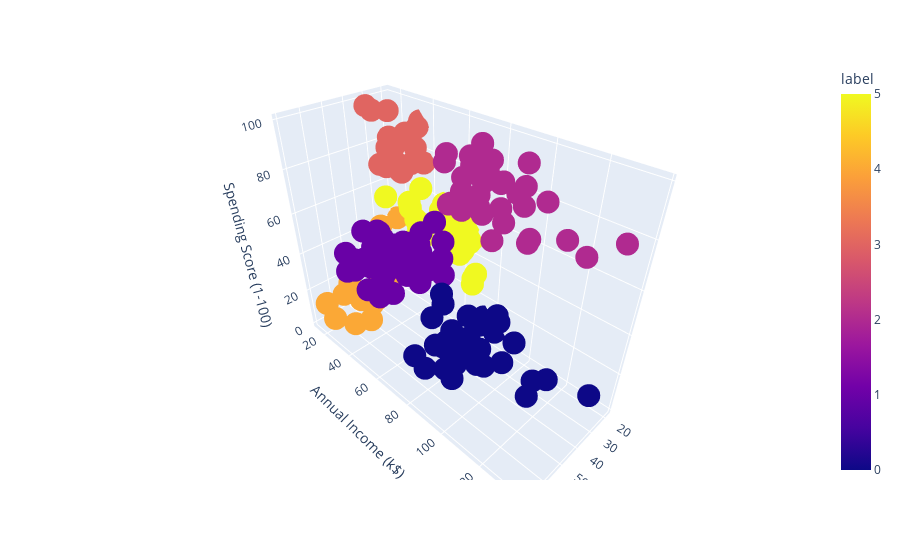

The cell this chart's notebook holds for it:
### Code cell
fig = px.scatter_3d(df,x='Age', y='Annual Income (k$)', z='Spending Score (1-100)',color='label')
fig.show()

### Figure 1 — Plotly figure (JSON) as saved in the notebook; plotly's stock layout.template omitted (floating-point values rounded to 4 significant figures; data arrays with more than 128 entries replaced by an {"elided": "..."} marker saying what was removed)
{"data": [{"hovertemplate": "Age=%{x}<br>Annual Income (k$)=%{y}<br>Spending Score (1-100)=%{z}<br>label=%{marker.color}<extra></extra>", "legendgroup": "", "marker": {"color": {"elided": "200 int values"}, "coloraxis": "coloraxis", "symbol": "circle"}, "mode": "markers", "name": "", "scene": "scene", "showlegend": false, "type": "scatter3d", "x": {"elided": "200 int values"}, "y": {"elided": "200 int values"}, "z": {"elided": "200 int values"}}], "layout": {"coloraxis": {"colorbar": {"title": {"text": "label"}}, "colorscale": [[0, "#0d0887"], [0.1111, "#46039f"], [0.2222, "#7201a8"], [0.3333, "#9c179e"], [0.4444, "#bd3786"], [0.5556, "#d8576b"], [0.6667, "#ed7953"], [0.7778, "#fb9f3a"], [0.8889, "#fdca26"], [1, "#f0f921"]]}, "legend": {"tracegroupgap": 0}, "margin": {"t": 60}, "scene": {"domain": {"x": [0, 1], "y": [0, 1]}, "xaxis": {"title": {"text": "Age"}}, "yaxis": {"title": {"text": "Annual Income (k$)"}}, "zaxis": {"title": {"text": "Spending Score (1-100)"}}}}}
